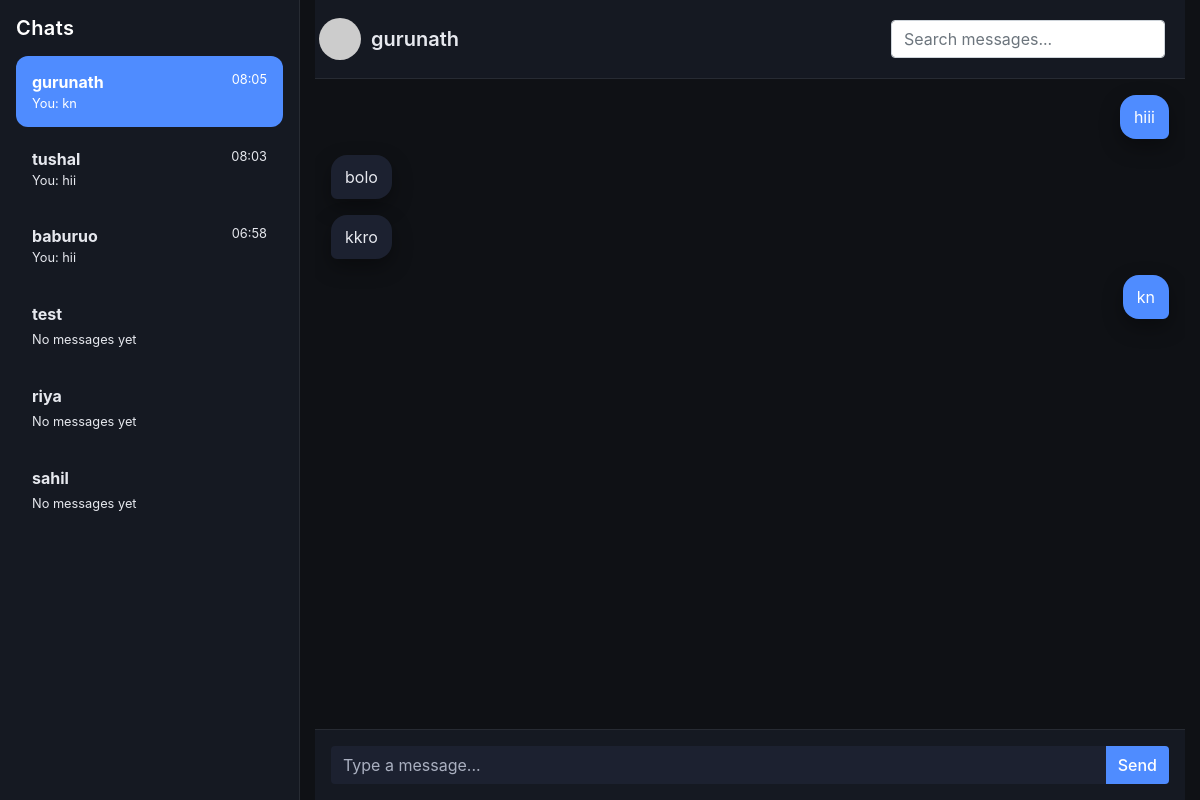
The app's page /chat/chat/gurunath/ (signed in) with its own data.
### chat/models.py (models this page shows, shortened)
class Message(models.Model):
    sender = models.ForeignKey(User, related_name='sent_messages', on_delete=models.CASCADE)
    receiver = models.ForeignKey(User, related_name='received_messages', on_delete=models.CASCADE)
    content = models.TextField()
    post = models.ForeignKey(twit, on_delete=models.CASCADE, null=True, blank=True)  # shared post
    timestamp = models.DateTimeField(auto_now_add=True)

### chat/views.py (the view)
# urls.py: path('chat/<str:room_name>/', views.chat_room, name='chat'),
@login_required
def chat_room(request, room_name):
    search_query = request.GET.get('search', '')
    users = User.objects.exclude(id=request.user.id)
    chats = Message.objects.filter(
        (Q(sender=request.user) & Q(receiver__username=room_name)) |
        (Q(receiver=request.user) & Q(sender__username=room_name))
    )
    if search_query:
        chats = chats.filter(Q(content__icontains=search_query))
    chats = chats.order_by('timestamp')
    user_last_messages = []
    for user in users:
        last_message = Message.objects.filter(
            (Q(sender=request.user) & Q(receiver=user)) |
            (Q(receiver=request.user) & Q(sender=user))
        ).order_by('-timestamp').first()
        user_last_messages.append({
            'user': user,
            'last_message': last_message
        })
    user_last_messages.sort(
        key=lambda x: x['last_message'].timestamp if x['last_message'] else make_aware(datetime.min),
        reverse=True
    )
    return render(request, 'chat/chat.html', {
        'room_name': room_name,
        'chats': chats,
        'users': users,
        'user_last_messages': user_last_messages,
        'search_query': search_query
    })

### chat/templates/chat/chat.html (shortened to what this page needs)
{% load static %}
<!DOCTYPE html>
<html lang="en">
  <head>
    <link
      rel="stylesheet"
      href="https://stackpath.bootstrapcdn.com/bootstrap/4.5.2/css/bootstrap.min.css"
    />
    <link
      rel="stylesheet"
      href="https://cdnjs.cloudflare.com/ajax/libs/font-awesome/5.15.1/css/all.min.css"
    />
    <link rel="stylesheet" href="{% static 'css/chat.css' %}" />
  </head>
  <body style="height: 100vh; display: flex; flex-direction: column">
    <div class="container-fluid h-100">
      <div class="row h-100">
        <div class="col-3 sidebar p-3 chats">
          <h5 class="mb-3 text-white">Chats</h5>
          <div class="contacts">
            {% for item in user_last_messages %}
            <a
              href="{% url 'chat' item.user.username %}"
              class="list-group-item list-group-item-action {% if item.user.username == room_name %} active {% endif %}"
              data-id="{{ room_name }}"
            >
              <div class="d-flex align-items-center">
                <div class="w-100">
                  <div class="d-flex justify-content-between">
                    <strong class="text-truncate"
                      >{{ item.user.username }}</strong
                    >
                    {% if item.last_message %}
                    <small class="text-nowrap timestamp">
                      {{ item.last_message.timestamp|date:"H:i" }}</small
                    >
                    {% endif %}
                  </div>
                  <div>
                    {% if item.last_message %}
                    <small
                      class="d-block text-truncate last-msg"
                      style="max-width: 90%"
                      id="last-message"
                    >
                      {% if item.last_message.sender == request.user %} You:
                      {% endif %} {{ item.last_message.content|truncatewords:5 }}
                    </small>
                    {% else %}
                    <small class="">No messages yet</small>
                    {% endif %}
                  </div>
                </div>
              </div>
            </a>
            {% endfor %}
          </div>
        </div>
        <div class="col-9 d-flex flex-column chat" data-id="{{ room_name }}">
          <div class="d-flex align-items-center p-1">
            {% if profile.profile_photo %}
            <img src="{{ profile.profile_photo.url }}" alt="Profile photo" class="avatar">
            {% else %}
            <img src="https://ui-avatars.com/api/?name={{ room_name|urlencode }}&size=64&background=random" alt="{{ room_name }} avatar" class="avatar">
            {% endif %}
            <h3 class="display-5 mb-0" style="padding-left: 10px">
              {{ room_name }}
            </h3>
            <form method="GET" action="" class="p-3 ml-auto">
              <div class="form-group mb-0">
                <input
                  type="text"
                  name="search"
                  id="searchInput"
                  class="form-control"
                  placeholder="Search messages..."
                  value="{{ search_query }}"
                />
              </div>
            </form>
          </div>
          <div id="chatbox" class="chatbox flex-fill p-3">
            {% if chats %} {% for message in chats %}
            <div
              class="chat-message {% if message.sender == request.user %} sender {% else %} receiver {% endif %}"
            >
              <span>{{ message.content }}</span>
            </div>
            {% endfor %} {% else %}
            <p class="no-messages">No Messages.</p>
            {% endif %}
          </div>
          <div class="chat-input p-3">
            <div class="input-group">
              <input
                type="text"
                id="my_input"
                class="form-control"
                placeholder="Type a message..."
                required
              />
              <div class="input-group-append">
                <button
                  id="submit_button"
                  class="btn btn-primary"
                  type="button"
                >
                  Send
                </button>
              </div>
            </div>
          </div>
        </div>
      </div>
    </div>
  </body>
</html>

### static/css/chat.css (style rules this page uses)
:root { --bg-main: #0f1115; --bg-secondary: #151922; --bg-tertiary: #1c2130; --accent: #4f8cff; --accent-hover: #3a78e0; --text-primary: #e6e8ee; --text-secondary: #aab0c0; --border-soft: rgba(255, 255, 255, 0.08); --shadow-soft: 0 8px 20px rgba(0, 0, 0, 0.35); }
body { background: var(--bg-main); color: var(--text-primary); font-family: "Inter", system-ui, -apple-system, BlinkMacSystemFont, sans-serif; }
.sidebar { background: var(--bg-secondary); border-right: 1px solid var(--border-soft); }
.sidebar h5 { font-weight: 600; letter-spacing: 0.4px; }
.chats .list-group-item { background: transparent; color: var(--text-primary); border: none; border-radius: 12px; margin-bottom: 6px; padding: 14px 16px; transition: background 0.2s ease; }
.chats .list-group-item.active { background: var(--accent); color: white; }
.chat > .d-flex:first-child { background: var(--bg-secondary); border-bottom: 1px solid var(--border-soft); }
.chat h3 { font-size: 1.25rem; font-weight: 600; }
#chatbox { flex: 1; padding: 16px; overflow-y: auto; display: flex; flex-direction: column; gap: 8px; }
.chat-message { display: inline-flex; width: auto; max-width: 75%; padding: 10px 14px; border-radius: 16px; margin-bottom: 8px; word-wrap: break-word; white-space: pre-wrap; box-shadow: var(--shadow-soft); }
.chat-message.sender { background: var(--accent); color: white; align-self: flex-end; border-bottom-right-radius: 6px; }
.chat-message.receiver { background: var(--bg-tertiary); color: var(--text-primary); align-self: flex-start; border-bottom-left-radius: 6px; }
.chat-input { background: var(--bg-secondary); border-top: 1px solid var(--border-soft); }
.chat-input input { background: var(--bg-tertiary); border: none; color: var(--text-primary); }
.chat-input input::placeholder { color: var(--text-secondary); }
.chat-input button { background: var(--accent); border: none; font-weight: 500; }
.avatar { width: 42px; height: 42px; border-radius: 50%; }
.chat-message { animation: popIn 0.15s ease-out; }
.chat > .d-flex:first-child { position: sticky; top: 0; z-index: 10; }

### records on screen
Message: content "hiii"
Message: content "bolo"
Message: content "kkro"
Message: content "kn"

### other values on screen
{{ item.user.username }} "gurunath"
{{ item.last_message.timestamp|date:"H:i" }} "08:05"
{{ item.last_message.content|truncatewords:5 }} "kn"
{{ item.user.username }} "tushal"
{{ item.last_message.timestamp|date:"H:i" }} "08:03"
{{ item.last_message.content|truncatewords:5 }} "hii"
{{ item.user.username }} "baburuo"
{{ item.last_message.timestamp|date:"H:i" }} "06:58"
{{ item.user.username }} "test"
{{ item.user.username }} "riya"
{{ item.user.username }} "sahil"
{{ room_name }} "gurunath"
